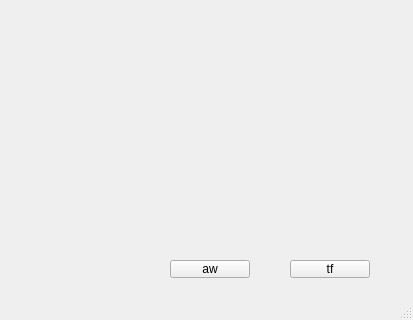
<?xml version="1.0" encoding="UTF-8"?>
<ui version="4.0">
 <class>TestWindow</class>
 <widget class="QMainWindow" name="TestWindow">
  <property name="geometry">
   <rect>
    <x>0</x>
    <y>0</y>
    <width>413</width>
    <height>320</height>
   </rect>
  </property>
  <property name="windowTitle">
   <string>MainWindow</string>
  </property>
  <widget class="QWidget" name="centralwidget">
   <widget class="QStackedWidget" name="stackedWidget">
    <property name="geometry">
     <rect>
      <x>29</x>
      <y>19</y>
      <width>371</width>
      <height>211</height>
     </rect>
    </property>
    <property name="currentIndex">
     <number>1</number>
    </property>
    <widget class="QWidget" name="page"/>
    <widget class="QWidget" name="page_2"/>
   </widget>
   <widget class="QPushButton" name="pushButton">
    <property name="geometry">
     <rect>
      <x>170</x>
      <y>260</y>
      <width>80</width>
      <height>18</height>
     </rect>
    </property>
    <property name="text">
     <string>aw</string>
    </property>
   </widget>
   <widget class="QPushButton" name="pushButton_2">
    <property name="geometry">
     <rect>
      <x>290</x>
      <y>260</y>
      <width>80</width>
      <height>18</height>
     </rect>
    </property>
    <property name="text">
     <string>tf</string>
    </property>
   </widget>
  </widget>
  <widget class="QMenuBar" name="menubar">
   <property name="geometry">
    <rect>
     <x>0</x>
     <y>0</y>
     <width>413</width>
     <height>17</height>
    </rect>
   </property>
  </widget>
  <widget class="QStatusBar" name="statusbar"/>
 </widget>
 <resources/>
 <connections/>
</ui>
